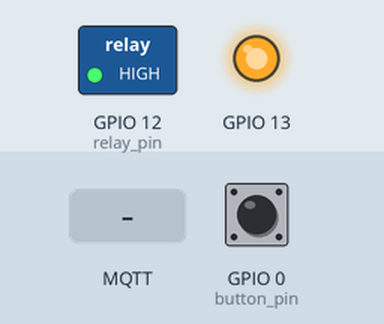
A sketch run on a simulated ESP8266 (NodeMCU). Parts: switched loads named in the sketch (green lamp = pin HIGH), output pins drawn as LEDs (lit = HIGH). The test bench sets the inputs (shaded band); at power-on: GPIO 0 (button_pin) HIGH. WiFi joins after 1.5 s; servers stay silent unless stated; EEPROM starts erased; no MQTT or app messages arrive unless stated; what the sketch prints to the serial monitor is not drawn.

Above: at 5.2 s.
5.3 s: GPIO 0 (button_pin) pulled LOW for 0.15 s
At 6.0 s:
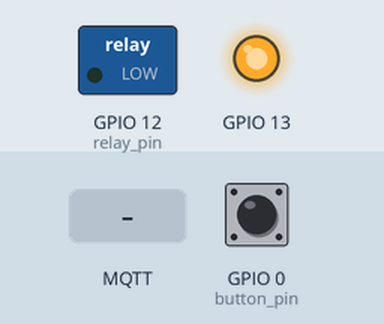
8.4 s: MQTT message "1" arrives on the first subscribed topic
At 9.0 s:
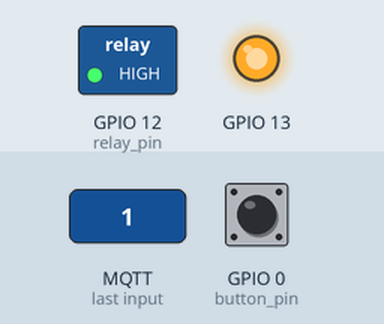
9.9 s: GPIO 0 (button_pin) pulled LOW for 1 s
At 10.7 s:
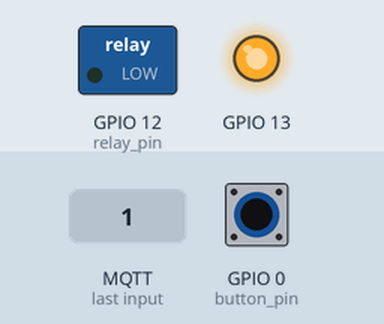
12.4 s: GPIO 0 (button_pin) pulled LOW for 3.2 s
At 13.8 s:
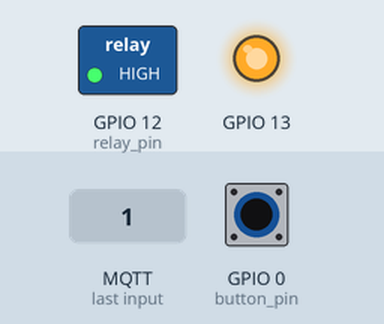
17.1 s: MQTT message "2" arrives on the first subscribed topic
At 18.0 s:
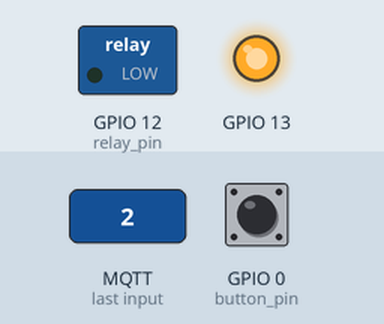
Timing chart, 0 to 19.6 s (numbered marks = the images above; inputs shaded):
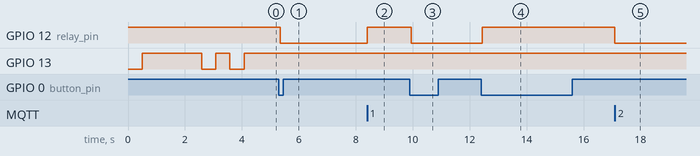

Measured:
- after the input at 5.3 s, GPIO 12 (relay_pin): HIGH → LOW after 0.05 s
- after the input at 8.4 s, GPIO 12 (relay_pin): LOW → HIGH at once
- after the input at 9.9 s, GPIO 12 (relay_pin): HIGH → LOW after 0.05 s
- after the input at 12.4 s, GPIO 12 (relay_pin): LOW → HIGH after 0.05 s
- after the input at 17.1 s, GPIO 12 (relay_pin): HIGH → LOW at once

The sketch:

MQTTButton.ino
```cpp
/*

 It connects to an MQTT server then:
  - on 0 switches off relay
  - on 1 switches on relay
  - on 2 switches the state of the relay

  - sends 0 on off relay
  - sends 1 on on relay

 It will reconnect to the server if the connection is lost using a blocking
 reconnect function. See the 'mqtt_reconnect_nonblocking' example for how to
 achieve the same result without blocking the main loop.

 The current state is stored in EEPROM and restored on bootup

*/

#include <ESP8266WiFi.h>
#include <PubSubClient.h>
#include <Bounce2.h>
#include <EEPROM.h>


const char* ssid = "YourSSID";
const char* password = "YourPASS";
const char* mqtt_server = "YourMQTTBroker'sIP";

WiFiClient espClient;
PubSubClient client(espClient);
long lastMsg = 0;
char msg[50];
int value = 0;

const char* outTopic = "Sonoff1out";
const char* inTopic = "Sonoff1in";

int relay_pin = 12;
int button_pin = 0;
bool relayState = LOW;

// Instantiate a Bounce object :
Bounce debouncer = Bounce();


void setup_wifi() {

  delay(10);
  // We start by connecting to a WiFi network
  Serial.println();
  Serial.print("Connecting to ");
  Serial.println(ssid);

  WiFi.begin(ssid, password);

  while (WiFi.status() != WL_CONNECTED) {
    extButton();
    for(int i = 0; i<500; i++){
      extButton();
      delay(1);
    }
    Serial.print(".");
  }
  digitalWrite(13, LOW);
  delay(500);
  digitalWrite(13, HIGH);
  delay(500);
  digitalWrite(13, LOW);
  delay(500);
  digitalWrite(13, HIGH);
  Serial.println("");
  Serial.println("WiFi connected");
  Serial.println("IP address: ");
  Serial.println(WiFi.localIP());
}

void callback(char* topic, byte* payload, unsigned int length) {
  Serial.print("Message arrived [");
  Serial.print(topic);
  Serial.print("] ");
  for (int i = 0; i < length; i++) {
    Serial.print((char)payload[i]);
  }
  Serial.println();

  // Switch on the LED if an 1 was received as first character
  if ((char)payload[0] == '0') {
    digitalWrite(relay_pin, LOW);   // Turn the LED on (Note that LOW is the voltage level
    Serial.println("relay_pin -> LOW");
    relayState = LOW;
    EEPROM.write(0, relayState);    // Write state to EEPROM
    EEPROM.commit();
  } else if ((char)payload[0] == '1') {
    digitalWrite(relay_pin, HIGH);  // Turn the LED off by making the voltage HIGH
    Serial.println("relay_pin -> HIGH");
    relayState = HIGH;
    EEPROM.write(0, relayState);    // Write state to EEPROM
    EEPROM.commit();
  } else if ((char)payload[0] == '2') {
    relayState = !relayState;
    digitalWrite(relay_pin, relayState);  // Turn the LED off by making the voltage HIGH
    Serial.print("relay_pin -> switched to ");
    Serial.println(relayState);
    EEPROM.write(0, relayState);    // Write state to EEPROM
    EEPROM.commit();
  }
}

void reconnect() {
  // Loop until we're reconnected
  while (!client.connected()) {
    Serial.print("Attempting MQTT connection...");
    // Attempt to connect
    if (client.connect("ESP8266Client")) {
      Serial.println("connected");
      // Once connected, publish an announcement...
      client.publish(outTopic, "Sonoff1 booted");
      // ... and resubscribe
      client.subscribe(inTopic);
    } else {
      Serial.print("failed, rc=");
      Serial.print(client.state());
      Serial.println(" try again in 5 seconds");
      // Wait 5 seconds before retrying
      for(int i = 0; i<5000; i++){
        extButton();
        delay(1);
      }
    }
  }
}

void extButton() {
  debouncer.update();

   // Call code if Bounce fell (transition from HIGH to LOW) :
   if ( debouncer.fell() ) {
     Serial.println("Debouncer fell");
     // Toggle relay state :
     relayState = !relayState;
     digitalWrite(relay_pin,relayState);
     EEPROM.write(0, relayState);    // Write state to EEPROM
     if (relayState == 1){
      client.publish(outTopic, "1");
     }
     else if (relayState == 0){
      client.publish(outTopic, "0");
     }
   }
}

void setup() {
  EEPROM.begin(512);              // Begin eeprom to store on/off state
  pinMode(relay_pin, OUTPUT);     // Initialize the relay pin as an output
  pinMode(button_pin, INPUT);     // Initialize the relay pin as an output
  pinMode(13, OUTPUT);
  relayState = EEPROM.read(0);
  digitalWrite(relay_pin,relayState);

  debouncer.attach(button_pin);   // Use the bounce2 library to debounce the built in button
  debouncer.interval(50);         // Input must be low for 50 ms

  digitalWrite(13, LOW);          // Blink to indicate setup
  delay(500);
  digitalWrite(13, HIGH);
  delay(500);

  Serial.begin(115200);
  setup_wifi();                   // Connect to wifi
  client.setServer(mqtt_server, 1883);
  client.setCallback(callback);
}

void loop() {

  if (!client.connected()) {
    reconnect();
  }
  client.loop();
  extButton();
}
```
